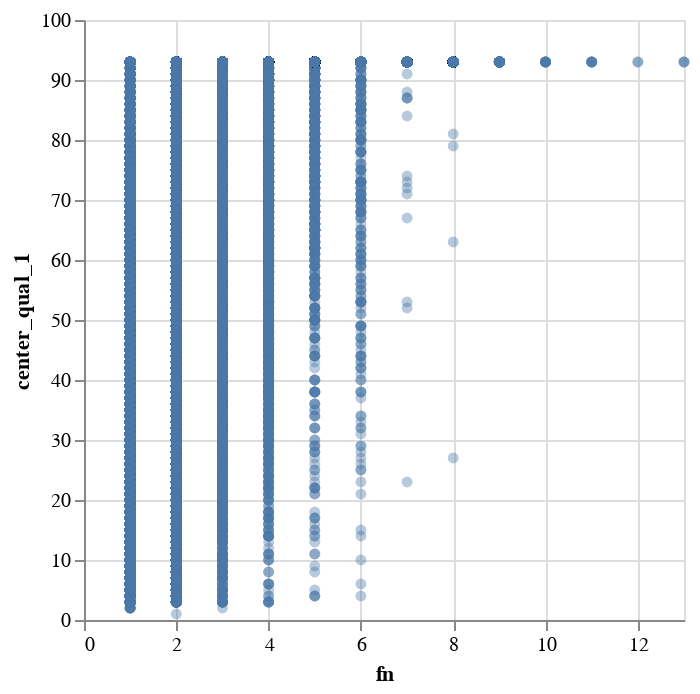

Here is the notebook cell this chart was saved with:
### Code cell
alt.Chart(df).mark_circle(opacity=0.4).encode(
    alt.X('fn'),
    alt.Y('center_qual_1')
)

### Figure 1 — Vega specification as saved in the notebook (floating-point values rounded to 4 significant figures; data arrays with more than 128 entries replaced by an {"elided": "..."} marker saying what was removed)
{"$schema": "https://vega.github.io/schema/vega/v5.json", "data": [{"name": "source_0", "values": {"elided": "91141 records"}}, {"name": "source_0_x_domain_fn", "values": [{"min": 1, "max": 13}]}, {"name": "source_0_y_domain_center_qual_1", "values": [{"min": 1, "max": 93}]}], "marks": [{"type": "symbol", "name": "marks", "from": {"data": "source_0"}, "encode": {"update": {"opacity": {"value": 0.4}, "fill": {"value": "#4c78a8"}, "y": {"field": "center_qual_1", "scale": "y"}, "shape": {"value": "circle"}, "x": {"field": "fn", "scale": "x"}}}, "style": ["circle"]}], "scales": [{"name": "x", "type": "linear", "domain": [{"signal": "(data(\"source_0_x_domain_fn\")[0] || {}).min"}, {"signal": "(data(\"source_0_x_domain_fn\")[0] || {}).max"}], "range": [0, {"signal": "width"}], "nice": true, "zero": true}, {"name": "y", "type": "linear", "domain": [{"signal": "(data(\"source_0_y_domain_center_qual_1\")[0] || {}).min"}, {"signal": "(data(\"source_0_y_domain_center_qual_1\")[0] || {}).max"}], "range": [{"signal": "height"}, 0], "nice": true, "zero": true}], "axes": [{"scale": "x", "grid": true, "labels": false, "tickCount": {"signal": "ceil(width/40)"}, "gridScale": "y", "orient": "bottom", "aria": false, "minExtent": 0, "ticks": false, "zindex": 0, "maxExtent": 0, "domain": false}, {"scale": "y", "minExtent": 0, "zindex": 0, "maxExtent": 0, "domain": false, "gridScale": "x", "orient": "left", "grid": true, "ticks": false, "labels": false, "aria": false, "tickCount": {"signal": "ceil(height/40)"}}, {"scale": "x", "labelFlush": true, "labelOverlap": true, "zindex": 0, "orient": "bottom", "tickCount": {"signal": "ceil(width/40)"}, "title": "fn", "grid": false}, {"scale": "y", "grid": false, "orient": "left", "labelOverlap": true, "title": "center_qual_1", "tickCount": {"signal": "ceil(height/40)"}, "zindex": 0}], "padding": 5, "height": 300, "style": "cell", "width": 300, "background": "white"}
